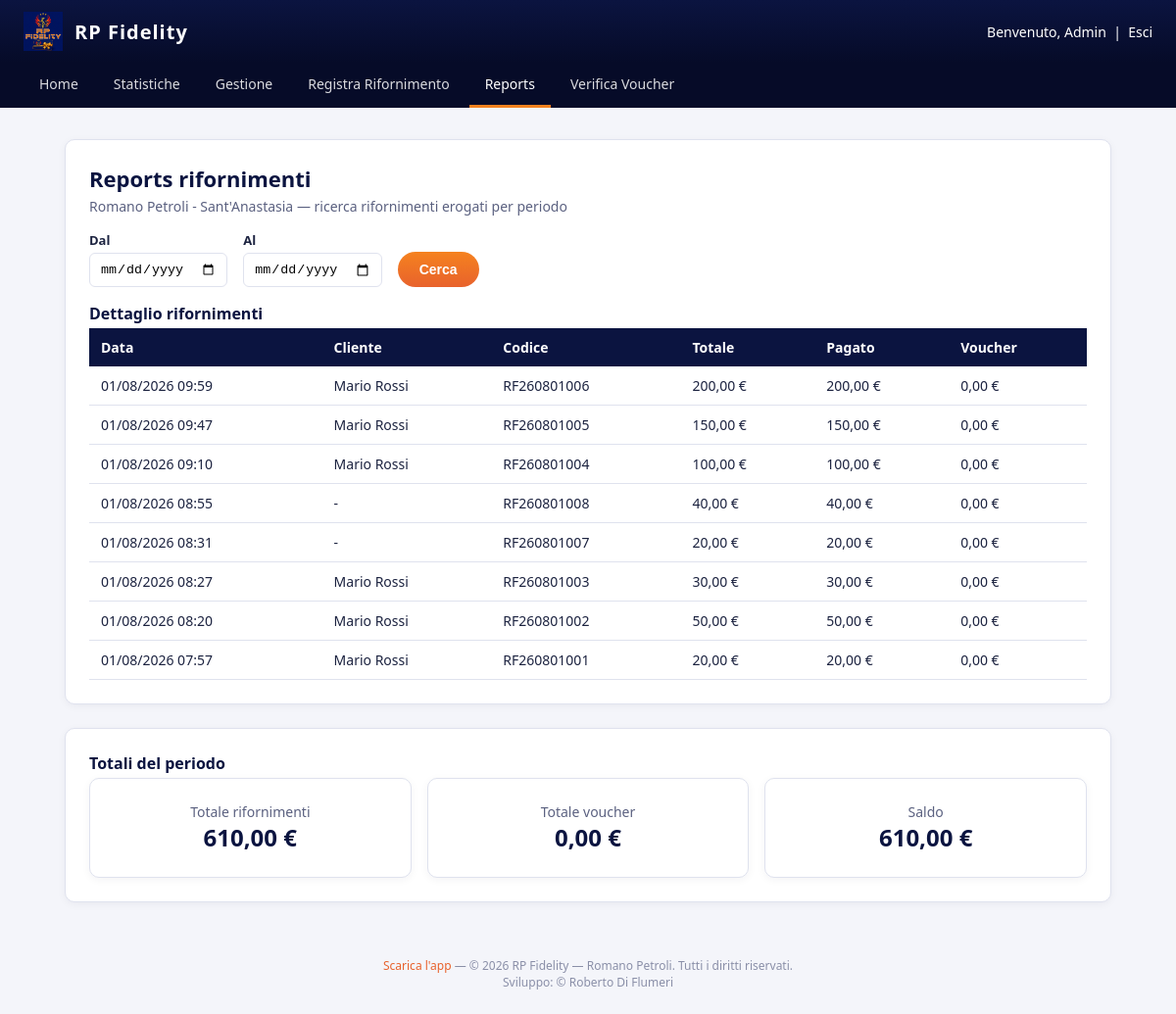
The page /admin/reports (signed in) on the database its author committed.
### tables this page shows
CREATE TABLE IF NOT EXISTS users (
    id INT UNSIGNED AUTO_INCREMENT PRIMARY KEY,
    nome VARCHAR(100) NOT NULL,
    cognome VARCHAR(100) NOT NULL,
    email VARCHAR(190) NOT NULL UNIQUE,
    password_hash VARCHAR(255) NOT NULL,
    telefono VARCHAR(30) NULL,
     
    codice_card VARCHAR(20) NULL UNIQUE,
    ruolo ENUM('cliente','admin') NOT NULL DEFAULT 'cliente',
    punti_saldo DECIMAL(10,2) NOT NULL DEFAULT 0,
    stato ENUM('attivo','sospeso') NOT NULL DEFAULT 'attivo',
    api_token VARCHAR(64) NULL UNIQUE,
    data_registrazione DATETIME NOT NULL DEFAULT CURRENT_TIMESTAMP
);

CREATE TABLE IF NOT EXISTS distributori (
    id INT UNSIGNED AUTO_INCREMENT PRIMARY KEY,
    nome VARCHAR(150) NOT NULL,
    indirizzo VARCHAR(255) NULL,
    citta VARCHAR(100) NULL,
    creato_il DATETIME NOT NULL DEFAULT CURRENT_TIMESTAMP
);

CREATE TABLE IF NOT EXISTS rifornimenti (
    id INT UNSIGNED AUTO_INCREMENT PRIMARY KEY,
    user_id INT UNSIGNED NULL,
    distributore_id INT UNSIGNED NOT NULL,
    data_ora DATETIME NOT NULL,
    codice_rifornimento VARCHAR(50) NOT NULL,
    importo DECIMAL(10,2) NOT NULL DEFAULT 0,
    importo_pagato DECIMAL(10,2) NOT NULL DEFAULT 0,
    importo_voucher DECIMAL(10,2) NOT NULL DEFAULT 0,
     
    punti_maturati DECIMAL(10,2) NOT NULL DEFAULT 0,
    CONSTRAINT fk_rifornimenti_user FOREIGN KEY (user_id) REFERENCES users(id) ON DELETE SET NULL,
    CONSTRAINT fk_rifornimenti_distributore FOREIGN KEY (distributore_id) REFERENCES distributori(id),
    INDEX idx_rifornimenti_data (data_ora),
    INDEX idx_rifornimenti_distributore (distributore_id)
);

### src/Core/View.php (called while the page is built, shortened)
<?php
class View
{
    public static function layout(string $view, array $data = []): void
    {
        extract($data);
        $viewFile = __DIR__ . '/../Views/' . $view . '.php';
        require $viewFile;
        $content = ob_get_clean();
        require __DIR__ . '/../Views/layout.php';
    }
}

### src/Controllers/AdminController.php (called while the page is built, shortened)
<?php
class AdminController
{
    public function reports(): void
    {
        $dal = $_GET['dal'] ?? '';
        $al = $_GET['al'] ?? '';
        View::layout('admin/reports', [
            'pageTitle' => 'Reports — RP Fidelity',
            'distributore' => Distributore::unica(),
            'dal' => $dal,
            'al' => $al,
            'rifornimenti' => Rifornimento::ricerca($dal ?: null, $al ?: null),
            'totali' => Rifornimento::totali($dal ?: null, $al ?: null),
        ]);
    }
}

### src/Core/Router.php (called while the page is built, shortened)
<?php
class Router
{
    private array $routes = [];
    public function get(string $path, callable $handler): void
    {
        $this->routes['GET'][$path] = $handler;
    }
    public function post(string $path, callable $handler): void
    {
        $this->routes['POST'][$path] = $handler;
    }
    public function dispatch(string $method, string $uri): void
    {
        $path = parse_url($uri, PHP_URL_PATH) ?: '/';
        $path = rtrim($path, '/');
        $handler = $this->routes[$method][$path] ?? null;
        $handler();
    }
}

### public/index.php (called while the page is built, shortened)
<?php
spl_autoload_register(function (string $class) {
    $prefix = 'App\\';
    $relative = substr($class, strlen($prefix));
    $file = __DIR__ . '/../src/' . str_replace('\\', '/', $relative) . '.php';
});
$router = new Router();
$router->get('/', function () {
    header('Location: ' . (Auth::check() ? '/dashboard' : '/login'));
});
$router->get('/login', [new AuthController(), 'showLogin']);
$router->post('/login', [new AuthController(), 'login']);
$router->get('/registrati', [new AuthController(), 'showRegister']);
$router->post('/registrati', [new AuthController(), 'register']);
$router->get('/logout', [new AuthController(), 'logout']);
$router->get('/scarica-app', [new PublicController(), 'scaricaApp']);
$router->get('/dashboard', [new DashboardController(), 'index']);
$router->get('/rifornimenti', [new DashboardController(), 'rifornimenti']);
$router->get('/la-mia-card', [new DashboardController(), 'card']);
$router->get('/voucher', [new VoucherController(), 'index']);
$router->get('/catalogo', [new VoucherController(), 'catalogo']);
$router->post('/voucher/riscatta', [new VoucherController(), 'riscatta']);
$router->get('/contatti', [new ContattiController(), 'index']);
$router->post('/contatti', [new ContattiController(), 'invia']);
$router->get('/faq', [new FaqController(), 'index']);
$router->get('/impostazioni', [new SettingsController(), 'index']);
$router->post('/impostazioni', [new SettingsController(), 'aggiornaProfilo']);
$router->post('/impostazioni/password', [new SettingsController(), 'aggiornaPassword']);
$router->get('/admin/statistiche', [new AdminController(), 'statistiche']);
$router->get('/admin/clienti', [new AdminController(), 'clienti']);
$router->get('/admin/clienti/modifica', [new AdminController(), 'modificaClienteForm']);
$router->post('/admin/clienti/modifica', [new AdminController(), 'modificaCliente']);
$router->post('/admin/clienti/elimina', [new AdminController(), 'eliminaCliente']);
$router->get('/admin/reports', [new AdminController(), 'reports']);
$router->get('/admin/verifica-voucher', [new AdminController(), 'verificaVoucher']);
$router->post('/admin/verifica-voucher/usa', [new AdminController(), 'usaVoucher']);
$router->get('/admin/rifornimenti/nuovo', [new AdminController(), 'nuovoRifornimento']);
$router->post('/admin/rifornimenti/nuovo/cliente', [new AdminController(), 'identificaCliente']);
$router->post('/admin/rifornimenti/nuovo/cambia-cliente', [new AdminController(), 'cambiaCliente']);
$router->post('/admin/rifornimenti/nuovo/voucher', [new AdminController(), 'aggiungiVoucher']);
$router->post('/admin/rifornimenti/nuovo/voucher/rimuovi', [new AdminController(), 'rimuoviVoucher']);
$router->post('/admin/rifornimenti/nuovo/conferma', [new AdminController(), 'confermaRifornimento']);
$router->dispatch($_SERVER['REQUEST_METHOD'], $_SERVER['REQUEST_URI']);

### src/Core/Database.php (called while the page is built, shortened)
<?php
class Database
{
    private static ?PDO $instance = null;
    public static function connection(): PDO
    {
        if (self::$instance === null) {
            $config = require __DIR__ . '/../../config/config.php';
            $db = $config['db'];
            $dsn = sprintf(
                'mysql:host=%s;port=%d;dbname=%s;charset=%s',
                $db['host'],
                $db['port'],
                $db['name'],
                $db['charset']
            );
            self::$instance = new PDO($dsn, $db['user'], $db['pass'], [
                PDO::ATTR_ERRMODE => PDO::ERRMODE_EXCEPTION,
                PDO::ATTR_DEFAULT_FETCH_MODE => PDO::FETCH_ASSOC,
            ]);
        }
        return self::$instance;
    }
}

### src/Models/Distributore.php (called while the page is built, shortened)
<?php
class Distributore
{
    public static function unica(): ?array
    {
        $row = Database::connection()
            ->query('SELECT * FROM distributori ORDER BY id LIMIT 1')
            ->fetch();
        return $row ?: null;
    }
}

### src/Models/Rifornimento.php (called while the page is built, shortened)
<?php
class Rifornimento
{
    public static function ricerca(?string $dal, ?string $al): array
    {
        $sql = 'SELECT r.*, u.nome AS cliente_nome, u.cognome AS cliente_cognome
                FROM rifornimenti r
                LEFT JOIN users u ON u.id = r.user_id
                WHERE 1=1';
        $params = [];
        $sql .= ' ORDER BY r.data_ora DESC';
        $stmt = Database::connection()->prepare($sql);
        $stmt->execute($params);
        return $stmt->fetchAll();
    }
    public static function totali(?string $dal, ?string $al): array
    {
        $sql = 'SELECT
                    COALESCE(SUM(r.importo), 0) AS totale_rifornimenti,
                    COALESCE(SUM(r.importo_voucher), 0) AS totale_voucher,
                    COALESCE(SUM(r.importo_pagato) - SUM(r.importo_voucher), 0) AS saldo
                FROM rifornimenti r
                WHERE 1=1';
        $params = [];
        $stmt = Database::connection()->prepare($sql);
        $stmt->execute($params);
        return $stmt->fetch() ?: ['totale_rifornimenti' => 0, 'totale_voucher' => 0, 'saldo' => 0];
    }
}

### src/Core/Auth.php (called while the page is built, shortened)
<?php
class Auth
{
    public static function userId(): ?int
    {
        return $_SESSION['user_id'] ?? null;
    }
    public static function user(): ?array
    {
        $id = self::userId();
        return $id ? User::find($id) : null;
    }
}

### src/Models/User.php (called while the page is built, shortened)
<?php
class User
{
    public static function find(int $id): ?array
    {
        $stmt = Database::connection()->prepare('SELECT * FROM users WHERE id = ?');
        $stmt->execute([$id]);
        $user = $stmt->fetch();
        return $user ?: null;
    }
}

### src/Views/admin/reports.php (the view, shortened to what this page needs)
<div class="rp-card">
    <h1 class="rp-title">Reports rifornimenti</h1>
    <p class="rp-subtitle">
        <?= $distributore ? htmlspecialchars($distributore['nome']) : 'Romano Petroli' ?>
        — ricerca rifornimenti erogati per periodo
    </p>
    <form class="rp-filters" method="get" action="/admin/reports">
        <div class="rp-field">
            <label for="dal">Dal</label>
            <input type="date" id="dal" name="dal" value="<?= htmlspecialchars($dal) ?>">
        </div>
        <div class="rp-field">
            <label for="al">Al</label>
            <input type="date" id="al" name="al" value="<?= htmlspecialchars($al) ?>">
        </div>
        <button type="submit" class="rp-btn">Cerca</button>
    </form>
    <h2 class="rp-title" style="font-size:16px;">Dettaglio rifornimenti</h2>
    <table class="rp-table">
        <thead>
            <tr>
                <th>Data</th>
                <th>Cliente</th>
                <th>Codice</th>
                <th>Totale</th>
                <th>Pagato</th>
                <th>Voucher</th>
            </tr>
        </thead>
        <tbody>
            <?php foreach ($rifornimenti as $r): ?>
                <tr>
                    <td><?= htmlspecialchars(date('d/m/Y H:i', strtotime($r['data_ora']))) ?></td>
                    <td><?= $r['cliente_nome'] ? htmlspecialchars($r['cliente_nome'] . ' ' . $r['cliente_cognome']) : '-' ?></td>
                    <td><?= htmlspecialchars($r['codice_rifornimento']) ?></td>
                    <td><?= number_format((float) $r['importo'], 2, ',', '.') ?> &euro;</td>
                    <td><?= number_format((float) $r['importo_pagato'], 2, ',', '.') ?> &euro;</td>
                    <td><?= number_format((float) $r['importo_voucher'], 2, ',', '.') ?> &euro;</td>
                </tr>
            <?php endforeach; ?>
        </tbody>
    </table>
</div>
<div class="rp-card">
    <h2 class="rp-title" style="font-size:16px;">Totali del periodo</h2>
    <div style="display:flex; gap:16px; flex-wrap:wrap;">
        <div class="rp-card" style="flex:1; min-width:200px; text-align:center; margin-bottom:0;">
            <div class="rp-subtitle" style="margin:0;">Totale rifornimenti</div>
            <div style="font-size:24px; font-weight:700; color:var(--rp-navy);">
                <?= number_format((float) $totali['totale_rifornimenti'], 2, ',', '.') ?> &euro;
            </div>
        </div>
        <div class="rp-card" style="flex:1; min-width:200px; text-align:center; margin-bottom:0;">
            <div class="rp-subtitle" style="margin:0;">Totale voucher</div>
            <div style="font-size:24px; font-weight:700; color:var(--rp-navy);">
                <?= number_format((float) $totali['totale_voucher'], 2, ',', '.') ?> &euro;
            </div>
        </div>
        <div class="rp-card" style="flex:1; min-width:200px; text-align:center; margin-bottom:0;">
            <div class="rp-subtitle" style="margin:0;">Saldo</div>
            <div style="font-size:24px; font-weight:700; color:var(--rp-navy);">
                <?= number_format((float) $totali['saldo'], 2, ',', '.') ?> &euro;
            </div>
        </div>
    </div>
</div>

### src/Views/layout.php (shortened to what this page needs)
<?php
$user = Auth::user();
$isAdmin = $user && $user['ruolo'] === 'admin';
$currentPath = parse_url($_SERVER['REQUEST_URI'] ?? '/', PHP_URL_PATH);
?>
<!DOCTYPE html>
<html lang="it">
<head>
    <link rel="stylesheet" href="/assets/css/style.css">
</head>
<body>
    <header class="rp-header">
        <div class="rp-header-left">
            <div class="rp-brand">
                <img src="/assets/img/logo.jpeg" alt="RP Fidelity">
                <span>RP Fidelity</span>
            </div>
        </div>
        <?php if ($user): ?>
            <div class="rp-user">
                Benvenuto, <?= htmlspecialchars($user['nome']) ?>
                &nbsp;|&nbsp; <a href="/logout" style="color:#fff;">Esci</a>
            </div>
        <?php endif; ?>
    </header>
    <?php if ($user && $isAdmin): ?>
    <nav class="rp-nav">
        <a href="/dashboard" class="<?= $currentPath === '/dashboard' ? 'active' : '' ?>">Home</a>
        <a href="/admin/statistiche" class="<?= $currentPath === '/admin/statistiche' ? 'active' : '' ?>">Statistiche</a>
        <a href="/admin/clienti" class="<?= $currentPath === '/admin/clienti' ? 'active' : '' ?>">Gestione</a>
        <a href="/admin/rifornimenti/nuovo" class="<?= $currentPath === '/admin/rifornimenti/nuovo' ? 'active' : '' ?>">Registra Rifornimento</a>
        <a href="/admin/reports" class="<?= $currentPath === '/admin/reports' ? 'active' : '' ?>">Reports</a>
        <a href="/admin/verifica-voucher" class="<?= $currentPath === '/admin/verifica-voucher' ? 'active' : '' ?>">Verifica Voucher</a>
    </nav>
    <?php endif; ?>
    <main class="rp-container">
        <?= $content ?>
    </main>
    <footer class="rp-footer">
        <a href="/scarica-app">Scarica l'app</a> —
        &copy; <?= date('Y') ?> RP Fidelity — Romano Petroli. Tutti i diritti riservati.
        <br>Sviluppo: &copy; Roberto Di Flumeri
    </footer>
</body>
</html>

### rows shown on the page
users: nome "Admin"
distributori: nome "Romano Petroli - Sant'Anastasia"
rifornimenti: data_ora "01/08/2026 09:59", user.cognome "Mario Rossi", codice_rifornimento "RF260801006", importo "200,00", importo_pagato "200,00", importo_voucher "0,00"
rifornimenti: data_ora "01/08/2026 09:47", user.cognome "Mario Rossi", codice_rifornimento "RF260801005", importo "150,00", importo_pagato "150,00", importo_voucher "0,00"
rifornimenti: data_ora "01/08/2026 09:10", user.cognome "Mario Rossi", codice_rifornimento "RF260801004", importo "100,00", importo_pagato "100,00", importo_voucher "0,00"
rifornimenti: data_ora "01/08/2026 08:55", codice_rifornimento "RF260801008", importo "40,00", importo_pagato "40,00", importo_voucher "0,00"
rifornimenti: data_ora "01/08/2026 08:31", codice_rifornimento "RF260801007", importo "20,00", importo_pagato "20,00", importo_voucher "0,00"
rifornimenti: data_ora "01/08/2026 08:27", user.cognome "Mario Rossi", codice_rifornimento "RF260801003", importo "30,00", importo_pagato "30,00", importo_voucher "0,00"
rifornimenti: data_ora "01/08/2026 08:20", user.cognome "Mario Rossi", codice_rifornimento "RF260801002", importo "50,00", importo_pagato "50,00", importo_voucher "0,00"
rifornimenti: data_ora "01/08/2026 07:57", user.cognome "Mario Rossi", codice_rifornimento "RF260801001", importo "20,00", importo_pagato "20,00", importo_voucher "0,00"

### other values the page prints
$totali['totale_rifornimenti'] "610,00"
$totali['totale_voucher'] "0,00"
$totali['saldo'] "610,00"
